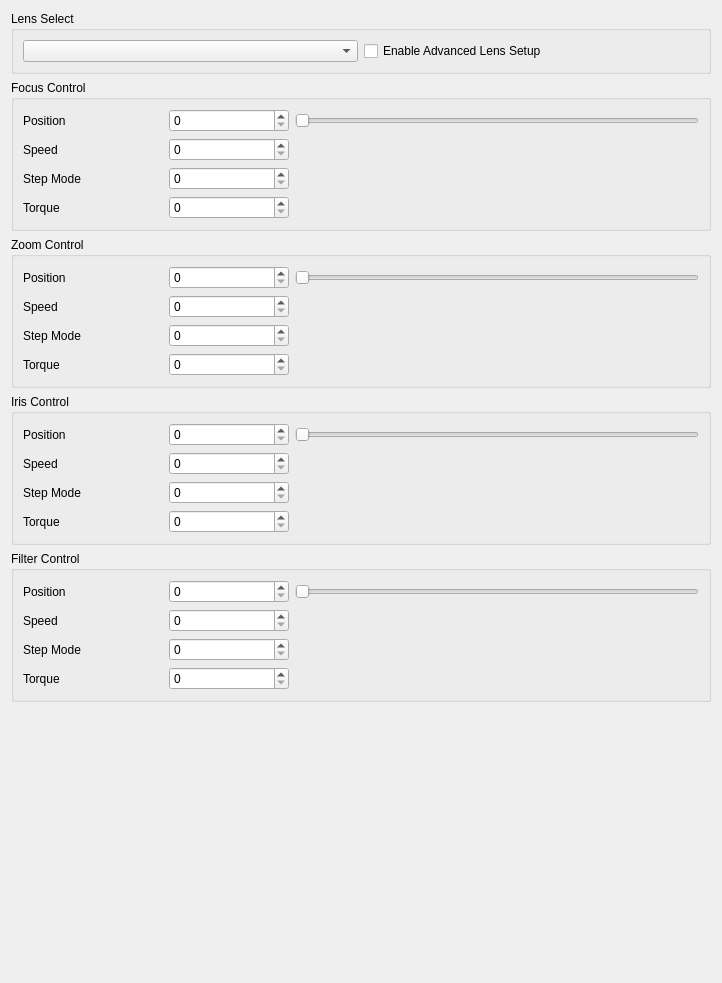
<?xml version="1.0" encoding="UTF-8"?>
<ui version="4.0">
 <class>UI_LensDriverBox</class>
 <widget class="QWidget" name="UI_LensDriverBox">
  <property name="geometry">
   <rect>
    <x>0</x>
    <y>0</y>
    <width>722</width>
    <height>983</height>
   </rect>
  </property>
  <property name="windowTitle">
   <string>Form</string>
  </property>
  <property name="styleSheet">
   <string notr="true"/>
  </property>
  <layout class="QVBoxLayout" name="verticalLayout">
   <item>
    <widget class="QGroupBox" name="groupBox">
     <property name="title">
      <string>Lens Select</string>
     </property>
     <layout class="QGridLayout" name="gridLayout">
      <item row="0" column="0">
       <widget class="QComboBox" name="cbxLensProfile"/>
      </item>
      <item row="0" column="1">
       <widget class="QCheckBox" name="cbxEnableAdvancedSettings">
        <property name="text">
         <string>Enable Advanced Lens Setup</string>
        </property>
       </widget>
      </item>
     </layout>
    </widget>
   </item>
   <item>
    <widget class="QGroupBox" name="gbxFocusControl">
     <property name="title">
      <string>Focus Control</string>
     </property>
     <layout class="QGridLayout" name="gridLayout_3">
      <item row="0" column="0">
       <widget class="QLabel" name="lblFocusPosition">
        <property name="minimumSize">
         <size>
          <width>140</width>
          <height>0</height>
         </size>
        </property>
        <property name="maximumSize">
         <size>
          <width>140</width>
          <height>16777215</height>
         </size>
        </property>
        <property name="text">
         <string>Position</string>
        </property>
       </widget>
      </item>
      <item row="1" column="0">
       <widget class="QLabel" name="lblFocusSpeed">
        <property name="text">
         <string>Speed</string>
        </property>
       </widget>
      </item>
      <item row="1" column="1">
       <widget class="QSpinBox" name="sbxFocusSpeed">
        <property name="minimumSize">
         <size>
          <width>120</width>
          <height>0</height>
         </size>
        </property>
        <property name="maximumSize">
         <size>
          <width>120</width>
          <height>16777215</height>
         </size>
        </property>
        <property name="maximum">
         <number>100</number>
        </property>
       </widget>
      </item>
      <item row="2" column="0">
       <widget class="QLabel" name="lblFocusStepMode">
        <property name="text">
         <string>Step Mode</string>
        </property>
       </widget>
      </item>
      <item row="0" column="3">
       <widget class="QSlider" name="sldFocusPosition">
        <property name="focusPolicy">
         <enum>Qt::NoFocus</enum>
        </property>
        <property name="maximum">
         <number>100</number>
        </property>
        <property name="orientation">
         <enum>Qt::Horizontal</enum>
        </property>
       </widget>
      </item>
      <item row="0" column="1">
       <widget class="QSpinBox" name="sbxFocusPosition">
        <property name="minimumSize">
         <size>
          <width>120</width>
          <height>0</height>
         </size>
        </property>
        <property name="maximumSize">
         <size>
          <width>120</width>
          <height>16777215</height>
         </size>
        </property>
        <property name="maximum">
         <number>100</number>
        </property>
       </widget>
      </item>
      <item row="2" column="1">
       <widget class="QSpinBox" name="sbxFocusStepMode">
        <property name="maximum">
         <number>100</number>
        </property>
       </widget>
      </item>
      <item row="3" column="0">
       <widget class="QLabel" name="lblFocusTorque">
        <property name="text">
         <string>Torque</string>
        </property>
       </widget>
      </item>
      <item row="3" column="1">
       <widget class="QSpinBox" name="sbxFocusTorque">
        <property name="maximum">
         <number>100</number>
        </property>
       </widget>
      </item>
     </layout>
    </widget>
   </item>
   <item>
    <widget class="QGroupBox" name="gbxZoomControl">
     <property name="title">
      <string>Zoom Control</string>
     </property>
     <layout class="QGridLayout" name="gridLayout_4">
      <item row="0" column="0">
       <widget class="QLabel" name="lblZoomPosition">
        <property name="minimumSize">
         <size>
          <width>140</width>
          <height>0</height>
         </size>
        </property>
        <property name="maximumSize">
         <size>
          <width>140</width>
          <height>16777215</height>
         </size>
        </property>
        <property name="text">
         <string>Position</string>
        </property>
       </widget>
      </item>
      <item row="1" column="0">
       <widget class="QLabel" name="lblZoomSpeed">
        <property name="text">
         <string>Speed</string>
        </property>
       </widget>
      </item>
      <item row="1" column="1">
       <widget class="QSpinBox" name="sbxZoomSpeed">
        <property name="minimumSize">
         <size>
          <width>120</width>
          <height>0</height>
         </size>
        </property>
        <property name="maximumSize">
         <size>
          <width>120</width>
          <height>16777215</height>
         </size>
        </property>
        <property name="maximum">
         <number>100</number>
        </property>
       </widget>
      </item>
      <item row="2" column="0">
       <widget class="QLabel" name="lblZoomStepMode">
        <property name="text">
         <string>Step Mode</string>
        </property>
       </widget>
      </item>
      <item row="0" column="3">
       <widget class="QSlider" name="sldZoomPosition">
        <property name="focusPolicy">
         <enum>Qt::NoFocus</enum>
        </property>
        <property name="maximum">
         <number>100</number>
        </property>
        <property name="orientation">
         <enum>Qt::Horizontal</enum>
        </property>
       </widget>
      </item>
      <item row="0" column="1">
       <widget class="QSpinBox" name="sbxZoomPosition">
        <property name="minimumSize">
         <size>
          <width>120</width>
          <height>0</height>
         </size>
        </property>
        <property name="maximumSize">
         <size>
          <width>120</width>
          <height>16777215</height>
         </size>
        </property>
        <property name="maximum">
         <number>100</number>
        </property>
       </widget>
      </item>
      <item row="2" column="1">
       <widget class="QSpinBox" name="sbxZoomStepMode">
        <property name="maximum">
         <number>100</number>
        </property>
       </widget>
      </item>
      <item row="3" column="0">
       <widget class="QLabel" name="lblZoomTorque">
        <property name="text">
         <string>Torque</string>
        </property>
       </widget>
      </item>
      <item row="3" column="1">
       <widget class="QSpinBox" name="sbxZoomTorque">
        <property name="maximum">
         <number>100</number>
        </property>
       </widget>
      </item>
     </layout>
    </widget>
   </item>
   <item>
    <widget class="QGroupBox" name="gbxIrisControl">
     <property name="title">
      <string>Iris Control</string>
     </property>
     <layout class="QGridLayout" name="gridLayout_5">
      <item row="0" column="0">
       <widget class="QLabel" name="lblIrisPosition">
        <property name="minimumSize">
         <size>
          <width>140</width>
          <height>0</height>
         </size>
        </property>
        <property name="maximumSize">
         <size>
          <width>140</width>
          <height>16777215</height>
         </size>
        </property>
        <property name="text">
         <string>Position</string>
        </property>
       </widget>
      </item>
      <item row="1" column="0">
       <widget class="QLabel" name="lblIrisSpeed">
        <property name="text">
         <string>Speed</string>
        </property>
       </widget>
      </item>
      <item row="1" column="1">
       <widget class="QSpinBox" name="sbxIrisSpeed">
        <property name="minimumSize">
         <size>
          <width>120</width>
          <height>0</height>
         </size>
        </property>
        <property name="maximumSize">
         <size>
          <width>120</width>
          <height>16777215</height>
         </size>
        </property>
        <property name="maximum">
         <number>100</number>
        </property>
       </widget>
      </item>
      <item row="2" column="0">
       <widget class="QLabel" name="lblIrisStepMode">
        <property name="text">
         <string>Step Mode</string>
        </property>
       </widget>
      </item>
      <item row="0" column="3">
       <widget class="QSlider" name="sldIrisPosition">
        <property name="focusPolicy">
         <enum>Qt::NoFocus</enum>
        </property>
        <property name="maximum">
         <number>100</number>
        </property>
        <property name="orientation">
         <enum>Qt::Horizontal</enum>
        </property>
       </widget>
      </item>
      <item row="0" column="1">
       <widget class="QSpinBox" name="sbxIrisPosition">
        <property name="minimumSize">
         <size>
          <width>120</width>
          <height>0</height>
         </size>
        </property>
        <property name="maximumSize">
         <size>
          <width>120</width>
          <height>16777215</height>
         </size>
        </property>
        <property name="maximum">
         <number>100</number>
        </property>
       </widget>
      </item>
      <item row="2" column="1">
       <widget class="QSpinBox" name="sbxIrisStepMode">
        <property name="maximum">
         <number>100</number>
        </property>
       </widget>
      </item>
      <item row="3" column="0">
       <widget class="QLabel" name="lblIrisTorque">
        <property name="text">
         <string>Torque</string>
        </property>
       </widget>
      </item>
      <item row="3" column="1">
       <widget class="QSpinBox" name="sbxIrisTorque">
        <property name="maximum">
         <number>100</number>
        </property>
       </widget>
      </item>
     </layout>
    </widget>
   </item>
   <item>
    <widget class="QGroupBox" name="gbxFilterControl">
     <property name="title">
      <string>Filter Control</string>
     </property>
     <layout class="QGridLayout" name="gridLayout_6">
      <item row="0" column="0">
       <widget class="QLabel" name="lblFilterPosition">
        <property name="minimumSize">
         <size>
          <width>140</width>
          <height>0</height>
         </size>
        </property>
        <property name="maximumSize">
         <size>
          <width>140</width>
          <height>16777215</height>
         </size>
        </property>
        <property name="text">
         <string>Position</string>
        </property>
       </widget>
      </item>
      <item row="1" column="0">
       <widget class="QLabel" name="lblFilterSpeed">
        <property name="text">
         <string>Speed</string>
        </property>
       </widget>
      </item>
      <item row="1" column="1">
       <widget class="QSpinBox" name="sbxFilterSpeed">
        <property name="minimumSize">
         <size>
          <width>120</width>
          <height>0</height>
         </size>
        </property>
        <property name="maximumSize">
         <size>
          <width>120</width>
          <height>16777215</height>
         </size>
        </property>
        <property name="maximum">
         <number>100</number>
        </property>
       </widget>
      </item>
      <item row="2" column="0">
       <widget class="QLabel" name="lblFilterStepMode">
        <property name="text">
         <string>Step Mode</string>
        </property>
       </widget>
      </item>
      <item row="0" column="3">
       <widget class="QSlider" name="sldFilterPosition">
        <property name="focusPolicy">
         <enum>Qt::NoFocus</enum>
        </property>
        <property name="maximum">
         <number>100</number>
        </property>
        <property name="orientation">
         <enum>Qt::Horizontal</enum>
        </property>
       </widget>
      </item>
      <item row="0" column="1">
       <widget class="QSpinBox" name="sbxFilterPosition">
        <property name="minimumSize">
         <size>
          <width>120</width>
          <height>0</height>
         </size>
        </property>
        <property name="maximumSize">
         <size>
          <width>120</width>
          <height>16777215</height>
         </size>
        </property>
        <property name="maximum">
         <number>100</number>
        </property>
       </widget>
      </item>
      <item row="2" column="1">
       <widget class="QSpinBox" name="sbxFilterStepMode">
        <property name="maximum">
         <number>100</number>
        </property>
       </widget>
      </item>
      <item row="3" column="0">
       <widget class="QLabel" name="lblFilterTorque">
        <property name="text">
         <string>Torque</string>
        </property>
       </widget>
      </item>
      <item row="3" column="1">
       <widget class="QSpinBox" name="sbxFilterTorque">
        <property name="maximum">
         <number>100</number>
        </property>
       </widget>
      </item>
     </layout>
    </widget>
   </item>
   <item>
    <spacer name="verticalSpacer">
     <property name="orientation">
      <enum>Qt::Vertical</enum>
     </property>
     <property name="sizeHint" stdset="0">
      <size>
       <width>20</width>
       <height>0</height>
      </size>
     </property>
    </spacer>
   </item>
  </layout>
 </widget>
 <tabstops>
  <tabstop>sbxFocusPosition</tabstop>
  <tabstop>sbxFocusSpeed</tabstop>
 </tabstops>
 <resources/>
 <connections/>
</ui>
